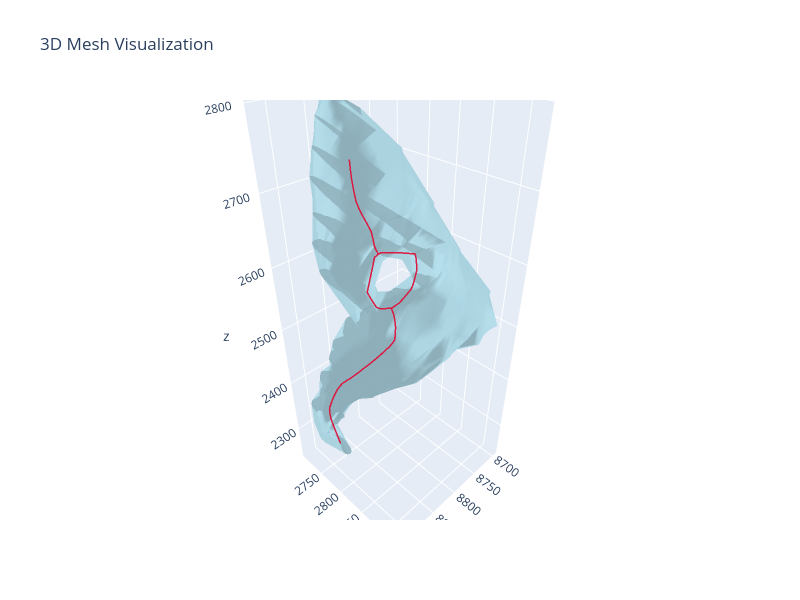

Notebook cell for this chart:
### Code cell
mm = MeshManager()
mm.load_mesh("../data/mesh/processed/TS2_repaired.obj")
ps = PolylinesSkeleton().from_txt("../data/polylines/TS2.polylines.txt")
mm.visualize_mesh_3d(polylines=ps)
